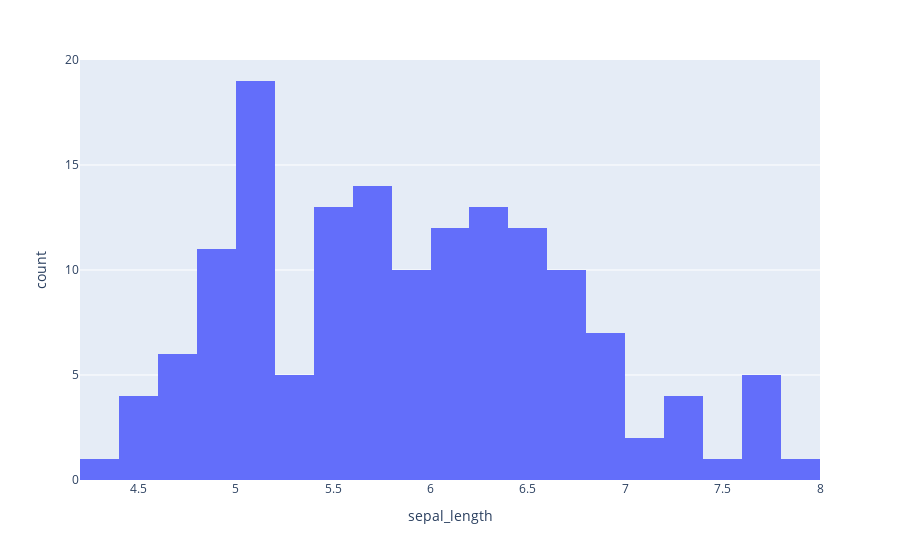

The notebook cell saved with this chart:
### Code cell
fig = px.histogram(df, x="sepal_length", nbins=20)
fig.show()

### Figure 1 — Plotly figure (JSON) as saved in the notebook; plotly's stock layout.template omitted (floating-point values rounded to 4 significant figures; data arrays with more than 128 entries replaced by an {"elided": "..."} marker saying what was removed)
{"data": [{"alignmentgroup": "True", "bingroup": "x", "hovertemplate": "sepal_length=%{x}<br>count=%{y}<extra></extra>", "legendgroup": "", "marker": {"color": "#636efa", "pattern": {"shape": ""}}, "name": "", "nbinsx": 20, "offsetgroup": "", "orientation": "v", "showlegend": false, "type": "histogram", "x": {"elided": "150 float values"}, "xaxis": "x", "yaxis": "y"}], "layout": {"barmode": "relative", "legend": {"tracegroupgap": 0}, "margin": {"t": 60}, "xaxis": {"anchor": "y", "domain": [0, 1], "title": {"text": "sepal_length"}}, "yaxis": {"anchor": "x", "domain": [0, 1], "title": {"text": "count"}}}}
